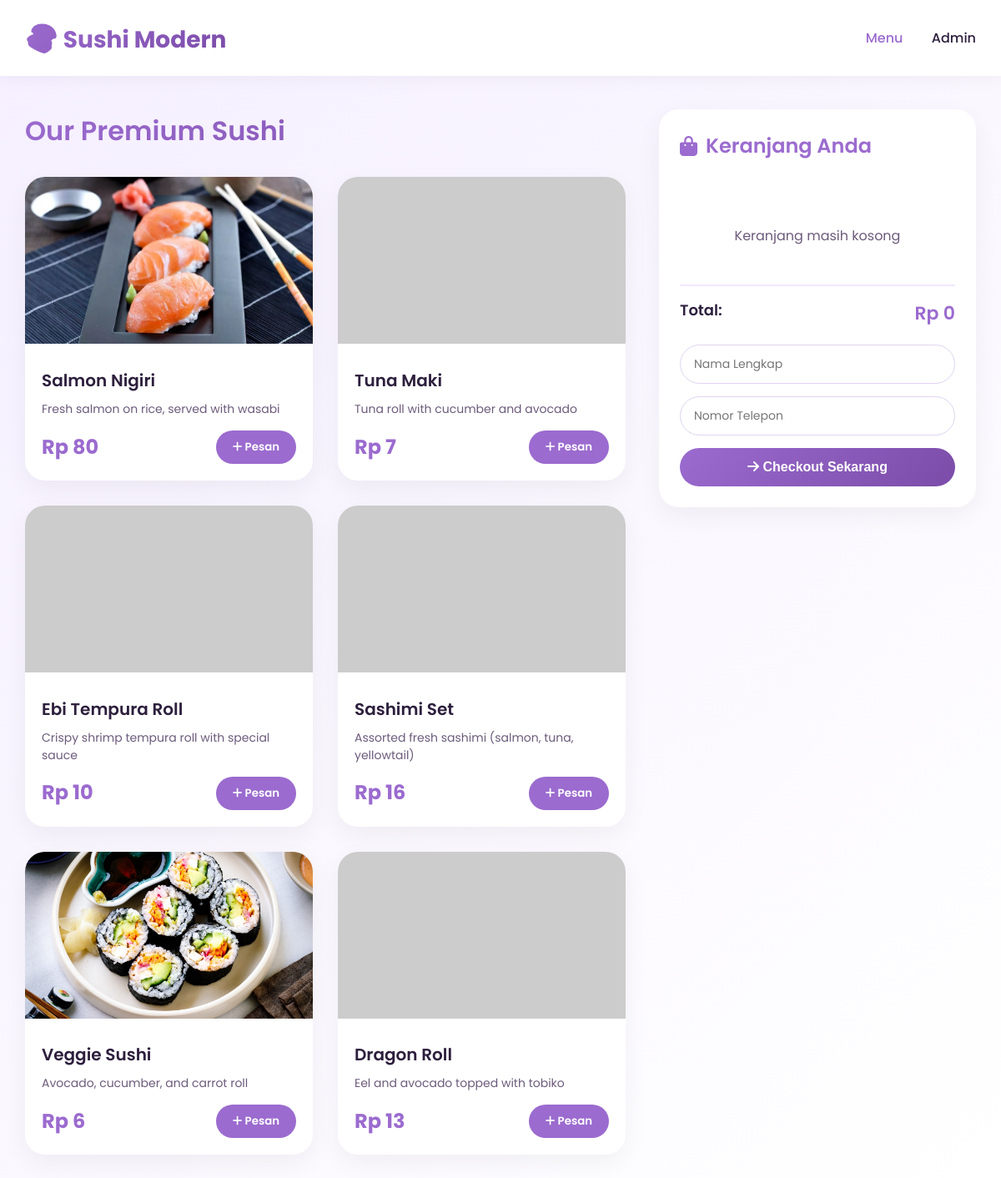
The page / on the database its author committed.
### tables this page shows
CREATE TABLE `menu` (
  `id` int(11) NOT NULL,
  `name` varchar(100) NOT NULL,
  `description` text DEFAULT NULL,
  `price` decimal(10,2) NOT NULL,
  `image_url` varchar(255) DEFAULT 'assets/img/default-sushi.jpg',
  `is_available` tinyint(1) DEFAULT 1,
  `created_at` timestamp NOT NULL DEFAULT current_timestamp()
);

### index.php (the view, shortened to what this page needs)
<?php
require_once 'config/database.php';
$stmt = $pdo->query("SELECT * FROM menu WHERE is_available = 1 ORDER BY id");
$menu_items = $stmt->fetchAll(PDO::FETCH_ASSOC);
$cart_details = [];
$total_price = 0;
?>
<!DOCTYPE html>
<html lang="id">
<head>
    <link rel="stylesheet" href="https://cdnjs.cloudflare.com/ajax/libs/font-awesome/6.0.0/css/all.min.css">
    <link rel="stylesheet" href="assets/css/style.css">
</head>
<body>
    <nav class="navbar">
        <div class="container">
            <div class="logo">
                <span>🍣</span> Sushi Modern
            </div>
            <div class="nav-links">
                <a href="index.php" class="active">Menu</a>
                <a href="admin/login.php">Admin</a>
            </div>
        </div>
    </nav>
    <div class="container">
        <div class="main-grid">
            <div>
                <h1 class="section-title">Our Premium Sushi</h1>
                <div class="menu-grid" id="menuGrid">
                    <?php foreach ($menu_items as $item): ?>
                    <div class="menu-card" data-id="<?= $item['id'] ?>">
                        <img src="<?= htmlspecialchars($item['image_url']) ?>"
                             alt="<?= htmlspecialchars($item['name']) ?>"
                             class="menu-image"
                             onerror="this.onerror=null; this.src='https://placehold.co/400x300/9b6bcf/white?text=' + encodeURIComponent('<?= htmlspecialchars($item['name']) ?>');">
                        <div class="menu-info">
                            <h3 class="menu-name"><?= htmlspecialchars($item['name']) ?></h3>
                            <p class="menu-desc"><?= htmlspecialchars($item['description']) ?></p>
                            <div class="menu-footer">
                                <span class="menu-price">Rp <?= number_format($item['price'], 0, ',', '.') ?></span>
                                <button class="btn-add" onclick="addToCart(<?= $item['id'] ?>)">
                                    <i class="fas fa-plus"></i> Pesan
                                </button>
                            </div>
                        </div>
                    </div>
                    <?php endforeach; ?>
                </div>
            </div>
            <div class="cart-sidebar">
                <div class="cart-header">
                    <i class="fas fa-shopping-bag"></i> Keranjang Anda
                </div>
                <div id="cartItemsContainer">
                    <?php if (empty($cart_details)): ?>
                        <div class="empty-cart">
                            <p>Keranjang masih kosong</p>
                        </div>
                    <?php endif; ?>
                </div>
                <div class="cart-total" id="cartTotal">
                    <div class="total-row">
                        <span>Total:</span>
                        <span class="total-price">Rp <?= number_format($total_price, 0, ',', '.') ?></span>
                    </div>
                </div>
                <form id="checkoutForm" class="checkout-form">
                    <div class="form-group">
                        <input type="text" id="customerName" placeholder="Nama Lengkap" required>
                    </div>
                    <div class="form-group">
                        <input type="tel" id="customerPhone" placeholder="Nomor Telepon" required>
                    </div>
                    <button type="submit" class="btn-checkout" id="checkoutBtn">
                        <i class="fas fa-arrow-right"></i> Checkout Sekarang
                    </button>
                </form>
            </div>
        </div>
    </div>
</body>
</html>

### assets/css/style.css (style rules this page uses)
:root { --primary: #9b6bcf; --primary-light: #c29ff0; --primary-dark: #7b4ca8; --secondary: #f3e8ff; --soft-ungu: #f5efff; --bg-white: #ffffff; --text-dark: #2d1f3d; --text-gray: #6c5b7b; --shadow: 0 10px 30px rgba(0, 0, 0, 0.05); --shadow-hover: 0 20px 40px rgba(0, 0, 0, 0.1); --radius: 24px; --radius-sm: 16px; }
* { margin: 0; padding: 0; box-sizing: border-box; }
body { font-family: 'Poppins', 'Segoe UI', sans-serif; background: linear-gradient(135deg, var(--soft-ungu) 0%, #ffffff 100%); color: var(--text-dark); line-height: 1.6; }
.container { max-width: 1400px; margin: 0 auto; padding: 0 30px; }
.navbar { background: rgba(255, 255, 255, 0.95); backdrop-filter: blur(10px); padding: 20px 0; position: sticky; top: 0; z-index: 1000; box-shadow: 0 2px 20px rgba(0, 0, 0, 0.05); }
.navbar .container { display: flex; justify-content: space-between; align-items: center; }
.logo { font-size: 28px; font-weight: 700; background: linear-gradient(135deg, var(--primary), var(--primary-dark)); -webkit-background-clip: text; background-clip: text; color: transparent; }
.logo span { font-size: 32px; }
.nav-links a { color: var(--text-dark); text-decoration: none; margin-left: 30px; font-weight: 500; transition: color 0.3s; }
.nav-links a:hover, .nav-links a.active { color: var(--primary); }
.main-grid { display: grid; grid-template-columns: 1fr 380px; gap: 40px; margin: 40px 0; }
.section-title { font-size: 32px; font-weight: 600; margin-bottom: 30px; background: linear-gradient(135deg, var(--primary), var(--primary-dark)); -webkit-background-clip: text; background-clip: text; color: transparent; }
.menu-grid { display: grid; grid-template-columns: repeat(auto-fill, minmax(280px, 1fr)); gap: 30px; }
.menu-card { background: var(--bg-white); border-radius: var(--radius); overflow: hidden; box-shadow: var(--shadow); transition: all 0.3s ease; cursor: pointer; }
.menu-image { width: 100%; height: 200px; object-fit: cover; }
.menu-info { padding: 20px; }
.menu-name { font-size: 20px; font-weight: 600; margin-bottom: 8px; }
.menu-desc { color: var(--text-gray); font-size: 14px; margin-bottom: 15px; line-height: 1.5; }
.menu-footer { display: flex; justify-content: space-between; align-items: center; margin-top: 15px; }
.menu-price { font-size: 24px; font-weight: 700; color: var(--primary); }
.btn-add { background: var(--primary); color: white; border: none; padding: 10px 20px; border-radius: 40px; font-weight: 600; cursor: pointer; transition: all 0.3s; font-family: inherit; }
.cart-sidebar { background: var(--bg-white); border-radius: var(--radius); padding: 25px; box-shadow: var(--shadow); position: sticky; top: 100px; height: fit-content; }
.cart-header { font-size: 24px; font-weight: 600; margin-bottom: 20px; color: var(--primary); display: flex; align-items: center; gap: 10px; }
.cart-total { border-top: 2px solid var(--secondary); padding-top: 15px; margin: 15px 0; }
.total-row { display: flex; justify-content: space-between; font-size: 18px; font-weight: 600; }
.total-price { color: var(--primary); font-size: 22px; }
.empty-cart { text-align: center; color: var(--text-gray); padding: 30px 0; }
.checkout-form { margin-top: 20px; }
.form-group { margin-bottom: 15px; }
.form-group input { width: 100%; padding: 12px 16px; border: 1px solid #e0d4f0; border-radius: 40px; font-size: 14px; font-family: inherit; transition: all 0.3s; }
.btn-checkout { width: 100%; background: linear-gradient(135deg, var(--primary), var(--primary-dark)); color: white; border: none; padding: 14px; border-radius: 40px; font-weight: 600; font-size: 16px; cursor: pointer; transition: all 0.3s; }

### rows shown on the page
menu: image_url (picture), name "Salmon Nigiri", description "Fresh salmon on rice, served with wasabi", price "80"
menu: name "Tuna Maki", description "Tuna roll with cucumber and avocado", price "7"
menu: name "Ebi Tempura Roll", description "Crispy shrimp tempura roll with special sauce", price "10"
menu: name "Sashimi Set", description "Assorted fresh sashimi (salmon, tuna, yellowtail)", price "16"
menu: image_url (picture), name "Veggie Sushi", description "Avocado, cucumber, and carrot roll", price "6"
menu: name "Dragon Roll", description "Eel and avocado topped with tobiko", price "13"

### other values the page prints
$total_price "0"
